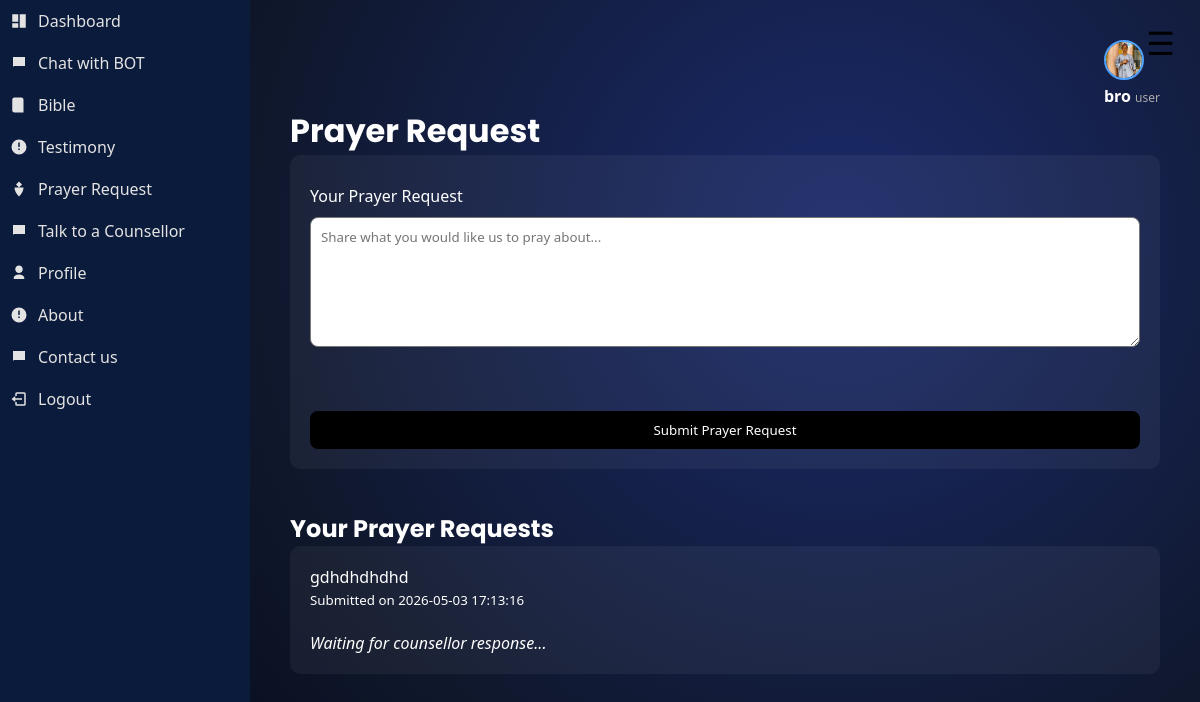
Screenshot of /prayer (signed in) with the database file from the repository.
### tables this page shows
CREATE TABLE users (
            id INTEGER PRIMARY KEY AUTOINCREMENT,
            name TEXT NOT NULL,
            email TEXT UNIQUE NOT NULL,
            password TEXT NOT NULL
        , role TEXT DEFAULT 'user', profile_pic TEXT, is_verified INTEGER DEFAULT 0, status TEXT DEFAULT 'active', warning TEXT DEFAULT '', reset_token TEXT);

CREATE TABLE prayer_requests (
            id INTEGER PRIMARY KEY AUTOINCREMENT,
            user_id INTEGER,
            type TEXT,
            content TEXT,
            visibility TEXT,
            created_at TIMESTAMP DEFAULT CURRENT_TIMESTAMP, username TEXT, Request TEXT, response TEXT, status TEXT DEFAULT 'pending',
            FOREIGN KEY(user_id) REFERENCES users(id)
        );

### app.py (the view, shortened to what this page needs)
@app.route("/prayer", methods=["GET", "POST"])
def prayer():
    if "user_id" not in session:
        return redirect(url_for("home"))
    message = ""
    conn = sqlite3.connect("database.db")
    conn.row_factory = sqlite3.Row
    cursor = conn.cursor()
    cursor.execute("""
    SELECT * FROM prayer_requests
    WHERE username = ?
    ORDER BY id DESC
    """, (session["user_name"],))
    prayers = cursor.fetchall()
    conn.close()
    return render_template(
        "prayer.html",
        message=message,
        prayers=prayers
    )

### app.py (called while the page is built)
@app.context_processor
def inject_user():
    if "user_id" in session:
        conn = sqlite3.connect("database.db")
        conn.row_factory = sqlite3.Row
        cursor = conn.cursor()
        cursor.execute("SELECT * FROM users WHERE id=?", (session["user_id"],))
        user = cursor.fetchone()
        conn.close()
        return dict(user=user)
    return dict(user=None)

### templates/prayer.html (shortened to what this page needs)
{% extends "layout.html" %}
{% block content %}
<h1>Prayer Request</h1>
<div class="bible-card">
<form method="POST">
<label>Your Prayer Request</label>
<textarea name="prayer" rows="6"
placeholder="Share what you would like us to pray about..."
required></textarea>
<br><br>
<button type="submit">Submit Prayer Request</button>
</form>
</div>
<br>
<h2>Your Prayer Requests</h2>
{% if prayers %}
{% for prayer in prayers %}
<div class="bible-card">
<p>{{ prayer.request }}</p>
<small>Submitted on {{ prayer.created_at }}</small>
<br><br>
{% if prayer.response %}
<p><strong>Counsellor Advice:</strong></p>
<p>{{ prayer.response }}</p>
{% else %}
<p><i>Waiting for counsellor response...</i></p>
{% endif %}
</div>
<br>
{% endfor %}
{% else %}
<p>No prayer requests yet.</p>
{% endif %}
{% endblock %}

### templates/layout.html (shortened to what this page needs)
<!DOCTYPE html>
<html lang="en">
<head>
    <link rel="stylesheet" href="{{ url_for('static', filename='css/style.css') }}">
    <link rel="stylesheet" href="{{ url_for('static', filename='css/mobile.css') }}">
</head>
<body class="light">
<div class="app">
<button id="menu-toggle-btn" onclick="toggleMenu()" class="menu-toggle-btn">☰</button>
    <aside class="sidebar" id="sidebar">
        <nav class="menu">
            {% if session.get("role") == "admin" %}
            <a href="/admin/dashboard">
                <svg><use href="#icon-dashboard"/></svg>
                Dashboard
            </a>
            <a href="/admin/chats">
                <svg><use href="#icon-chat"/></svg>
                Counselling Chats
            </a>
            <a href="/admin/prayers">
                <svg><use href="#icon-prayer"/></svg>
                Prayer Requests
            </a>
            <a href="/admin/testimonies">
                <svg><use href="#icon-testimony"/></svg>
                Testimonies
            </a>
            <a href="/admin/users">
                <svg><use href="#icon-users"/></svg>
                Manage Users
            </a>
            <a href="/admin/contacts">
                <svg><use href="#icon-chat"/></svg>
                Contact Messages
            </a>
            {% else %}
            <a href="/dashboard">
                <svg><use href="#icon-dashboard"/></svg>
                Dashboard
            </a>
            <a href="/chat">
                <svg><use href="#icon-chat"/></svg>
                Chat with BOT
            </a>
            <a href="/bible">
                <svg><use href="#icon-bible"/></svg>
                Bible
            </a>
            <a href="/testimony">
                <svg><use href="#icon-testimony"/></svg>
                Testimony
            </a>
            <a href="/prayer">
                <svg><use href="#icon-prayer"/></svg>
                Prayer Request
            </a>
            <a href="/counselor_chat">
                <svg><use href="#icon-chat"/></svg>
                Talk to a Counsellor
            </a>
            <a href="/profile">
                <svg><use href="#icon-user"/></svg>
                Profile
            </a>
            <a href="/about">
                <svg><use href="#icon-testimony" /></svg>
                About
            </a>
             <a href="/contact">
                <svg><use href="#icon-chat" /></svg>
                Contact us
            </a>
            {% endif %}
            <a href="/logout">
                <svg><use href="#icon-logout"/></svg>
                Logout
            </a>
        </nav>
    </aside>
    <main class="content" id="content">
       <header class="topbar">
<div class="topbar-right">
<div class="topbar-right">
    <div class="admin-profile">
        <div class="profile-dropdown">
            <img
            src="{{ url_for('static', filename='uploads/' + user['profile_pic']) if user is defined and user['profile_pic'] else url_for('static', filename='logo.jpg') }}"
            class="profile-img"
            >
        <div class="admin-info">
            <span class="admin-name">{{ session.get("user_name", "User") }}</span>
            <span class="admin-role">{{ session.get("role", "Member") }}</span>
        </div>
</div>
</div>
</header>
        {% block content %}{% endblock %}
    </main>
</div>
</body>
</html>

### static/css/style.css (style rules this page uses)
* { margin: 0; padding: 0; box-sizing: border-box; font-family: 'Segoe UI', sans-serif; }
body, .sidebar, .content, .card, .bible-card { transition: background 0.4s ease, color 0.4s ease, width 0.35s ease, opacity 0.3s ease, transform 0.3s ease; }
body { font-family: 'Nunito', sans-serif; }
h1, h2, h3 { font-family: 'Poppins', sans-serif; }
body { min-height: 100vh; background: radial-gradient(circle at 70% 30%, #1b2a6b, #0f172a 60%, #020617 100%); color: white; overflow-x: hidden; transition: 0.3s ease; }
body::before { content: ""; position: fixed; width: 100%; height: 100%; background: url("https://www.transparenttextures.com/patterns/stardust.png"); opacity: 0.15; z-index: -1; }
.app { display: flex; height: 100vh; }
.sidebar { width: 250px; background: #0b1b3b; color: white; transition: width 0.35s ease; overflow: hidden; position: relative; }
.menu a { padding: 15px 20px; color: white; text-decoration: none; transition: opacity 0.3s ease, transform 0.3s ease, background 0.3s ease; }
.content { flex: 1; padding: 30px; transition: opacity 0.3s ease; }
body { transition: background 0.4s ease, color 0.4s ease; }
.menu { display: flex; flex-direction: column; }
.menu a { padding: 15px 20px; color: white; text-decoration: none; transition: 0.3s ease; }
.content { flex: 1; padding: 40px; position: relative; }
.topbar { display: flex; justify-content: flex-end; }
.bible-card { background: rgba(255,255,255,0.05); padding: 20px; border-radius: 10px; margin-bottom: 20px; }
.bible-card form { display: flex; gap: 10px; margin-top: 10px; }
.bible-card button { padding: 10px 20px; border-radius: 8px; border: none; cursor: pointer; }
a { text-decoration: none; color: black; }
button { background-color: black; color: white; border: none; padding: 4px 16px; cursor: pointer; }
input, textarea { width: 100%; padding: 10px; border-radius: 8px; }
form { display: flex; flex-direction: column; gap: 15px; }
.topbar-right { display: flex; justify-content: flex-end; }
.admin-profile { display: flex; align-items: center; gap: 10px; }
.profile-img { width: 40px; height: 40px; border-radius: 50%; object-fit: cover; cursor: pointer; border: 2px solid #4da3ff; }
.profile-dropdown { position: relative; }
.admin-name { font-weight: bold; }
.admin-role { font-size: 12px; color: #aaa; }
.menu a { display: flex; align-items: center; gap: 10px; padding: 10px; text-decoration: none; color: #e4e3e3; }
.menu svg { width: 18px; height: 18px; fill: currentColor; }

### static/css/mobile.css (style rules this page uses)
.menu-toggle-btn { position: fixed; top: 15px; right: 15px; z-index: 9999; font-size: 26px; background: transparent; color: #fff; border: none; padding: 6px 10px; border-radius: 6px; cursor: pointer; width: auto; }
@media (min-width: 769px) { .menu-toggle-btn { font-size: 32px; background: none; color: #000; } }

### rows the page displays
users: profile_pic (picture), get "user"
prayer_requests: request "gdhdhdhdhd", created_at "2026-05-03 17:13:16"

### other values shown
{{ session.get("user_name", "User") }} "bro"
